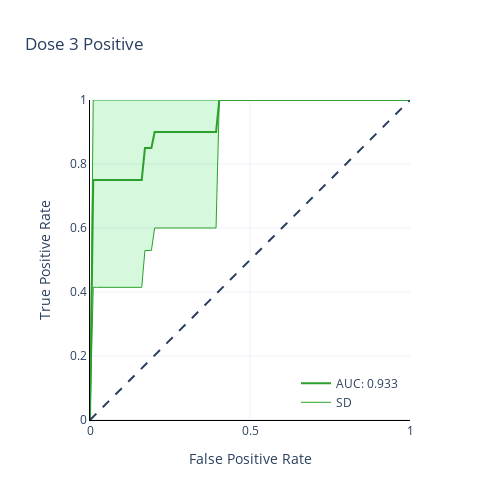

Here is the notebook cell this chart was saved with:
### Code cell
c_line      = '#2ca02c'
c_fill      = 'rgba(52, 219, 82, 0.2)'
c_line_main = '#2ca02c'
c_grid      = 'rgba( 195,189, 199, 0.5)'

fig4 = go.Figure([
    go.Scatter(
        x          = fpr_mean,
        y          = tpr_upper_d3_p,
        line       = dict(color=c_line, width=1),
        hoverinfo  = "skip",
        showlegend = True,
        name       = 'SD'),
    go.Scatter(
        x          = fpr_mean,
        y          = tpr_lower_d3_p,
        fill       = 'tonexty',
        fillcolor  = c_fill,
        line       = dict(color=c_line, width=1),
        hoverinfo  = "skip",
        showlegend = False,
        name       = 'lower'),
    go.Scatter(
        x          = fpr_mean,
        y          = tpr_mean_d3_p,
        line       = dict(color=c_line_main, width=2),
        hoverinfo  = "skip",
        showlegend = True,
        name       = 'AUC: 0.933')
]
)
fig4.add_shape(
    type ='line', 
    line =dict(dash='dash'),
    x0=0, x1=1, y0=0, y1=1
)
fig4.update_layout(
    template    = 'plotly_white', 
    title_x     = 0.5,
    title = "Dose 3 Positive",
    xaxis_title = "False Positive Rate",
    yaxis_title = "True Positive Rate",
    width       = 500,
    height      = 500,
    legend      = dict(
        yanchor="bottom", 
        xanchor="right", 
        x=0.95,
        y=0.01,
    )
)
fig4.update_yaxes(
    range       = [0, 1],
    scaleanchor = "x", 
    scaleratio  = 1,
    linecolor   = 'black')
fig4.update_xaxes(
    range       = [0, 1],
    constrain   = 'domain',
    linecolor   = 'black')
fig4.write_image("fig_ml_D.svg")
fig4

### Figure 1 — Plotly figure (JSON) as saved in the notebook; plotly's stock layout.template omitted (floating-point values rounded to 4 significant figures)
{"data": [{"hoverinfo": "skip", "line": {"color": "#2ca02c", "width": 1}, "name": "SD", "showlegend": true, "type": "scatter", "x": [0, 0.0101, 0.0202, 0.0303, 0.0404, 0.05051, 0.06061, 0.07071, 0.08081, 0.09091, 0.101, 0.1111, 0.1212, 0.1313, 0.1414, 0.1515, 0.1616, 0.1717, 0.1818, 0.1919, 0.202, 0.2121, 0.2222, 0.2323, 0.2424, 0.2525, 0.2626, 0.2727, 0.2828, 0.2929, 0.303, 0.3131, 0.3232, 0.3333, 0.3434, 0.3535, 0.3636, 0.3737, 0.3838, 0.3939, 0.404, 0.4141, 0.4242, 0.4343, 0.4444, 0.4545, 0.4646, 0.4747, 0.4848, 0.4949, 0.5051, 0.5152, 0.5253, 0.5354, 0.5455, 0.5556, 0.5657, 0.5758, 0.5859, 0.596, 0.6061, 0.6162, 0.6263, 0.6364, 0.6465, 0.6566, 0.6667, 0.6768, 0.6869, 0.697, 0.7071, 0.7172, 0.7273, 0.7374, 0.7475, 0.7576, 0.7677, 0.7778, 0.7879, 0.798, 0.8081, 0.8182, 0.8283, 0.8384, 0.8485, 0.8586, 0.8687, 0.8788, 0.8889, 0.899, 0.9091, 0.9192, 0.9293, 0.9394, 0.9495, 0.9596, 0.9697, 0.9798, 0.9899, 1], "y": [0, 1, 1, 1, 1, 1, 1, 1, 1, 1, 1, 1, 1, 1, 1, 1, 1, 1, 1, 1, 1, 1, 1, 1, 1, 1, 1, 1, 1, 1, 1, 1, 1, 1, 1, 1, 1, 1, 1, 1, 1, 1, 1, 1, 1, 1, 1, 1, 1, 1, 1, 1, 1, 1, 1, 1, 1, 1, 1, 1, 1, 1, 1, 1, 1, 1, 1, 1, 1, 1, 1, 1, 1, 1, 1, 1, 1, 1, 1, 1, 1, 1, 1, 1, 1, 1, 1, 1, 1, 1, 1, 1, 1, 1, 1, 1, 1, 1, 1, 1]}, {"fill": "tonexty", "fillcolor": "rgba(52, 219, 82, 0.2)", "hoverinfo": "skip", "line": {"color": "#2ca02c", "width": 1}, "name": "lower", "showlegend": false, "type": "scatter", "x": [0, 0.0101, 0.0202, 0.0303, 0.0404, 0.05051, 0.06061, 0.07071, 0.08081, 0.09091, 0.101, 0.1111, 0.1212, 0.1313, 0.1414, 0.1515, 0.1616, 0.1717, 0.1818, 0.1919, 0.202, 0.2121, 0.2222, 0.2323, 0.2424, 0.2525, 0.2626, 0.2727, 0.2828, 0.2929, 0.303, 0.3131, 0.3232, 0.3333, 0.3434, 0.3535, 0.3636, 0.3737, 0.3838, 0.3939, 0.404, 0.4141, 0.4242, 0.4343, 0.4444, 0.4545, 0.4646, 0.4747, 0.4848, 0.4949, 0.5051, 0.5152, 0.5253, 0.5354, 0.5455, 0.5556, 0.5657, 0.5758, 0.5859, 0.596, 0.6061, 0.6162, 0.6263, 0.6364, 0.6465, 0.6566, 0.6667, 0.6768, 0.6869, 0.697, 0.7071, 0.7172, 0.7273, 0.7374, 0.7475, 0.7576, 0.7677, 0.7778, 0.7879, 0.798, 0.8081, 0.8182, 0.8283, 0.8384, 0.8485, 0.8586, 0.8687, 0.8788, 0.8889, 0.899, 0.9091, 0.9192, 0.9293, 0.9394, 0.9495, 0.9596, 0.9697, 0.9798, 0.9899, 1], "y": [0, 0.4146, 0.4146, 0.4146, 0.4146, 0.4146, 0.4146, 0.4146, 0.4146, 0.4146, 0.4146, 0.4146, 0.4146, 0.4146, 0.4146, 0.4146, 0.4146, 0.5298, 0.5298, 0.5298, 0.6, 0.6, 0.6, 0.6, 0.6, 0.6, 0.6, 0.6, 0.6, 0.6, 0.6, 0.6, 0.6, 0.6, 0.6, 0.6, 0.6, 0.6, 0.6, 0.6, 1, 1, 1, 1, 1, 1, 1, 1, 1, 1, 1, 1, 1, 1, 1, 1, 1, 1, 1, 1, 1, 1, 1, 1, 1, 1, 1, 1, 1, 1, 1, 1, 1, 1, 1, 1, 1, 1, 1, 1, 1, 1, 1, 1, 1, 1, 1, 1, 1, 1, 1, 1, 1, 1, 1, 1, 1, 1, 1, 1]}, {"hoverinfo": "skip", "line": {"color": "#2ca02c", "width": 2}, "name": "AUC: 0.933", "showlegend": true, "type": "scatter", "x": [0, 0.0101, 0.0202, 0.0303, 0.0404, 0.05051, 0.06061, 0.07071, 0.08081, 0.09091, 0.101, 0.1111, 0.1212, 0.1313, 0.1414, 0.1515, 0.1616, 0.1717, 0.1818, 0.1919, 0.202, 0.2121, 0.2222, 0.2323, 0.2424, 0.2525, 0.2626, 0.2727, 0.2828, 0.2929, 0.303, 0.3131, 0.3232, 0.3333, 0.3434, 0.3535, 0.3636, 0.3737, 0.3838, 0.3939, 0.404, 0.4141, 0.4242, 0.4343, 0.4444, 0.4545, 0.4646, 0.4747, 0.4848, 0.4949, 0.5051, 0.5152, 0.5253, 0.5354, 0.5455, 0.5556, 0.5657, 0.5758, 0.5859, 0.596, 0.6061, 0.6162, 0.6263, 0.6364, 0.6465, 0.6566, 0.6667, 0.6768, 0.6869, 0.697, 0.7071, 0.7172, 0.7273, 0.7374, 0.7475, 0.7576, 0.7677, 0.7778, 0.7879, 0.798, 0.8081, 0.8182, 0.8283, 0.8384, 0.8485, 0.8586, 0.8687, 0.8788, 0.8889, 0.899, 0.9091, 0.9192, 0.9293, 0.9394, 0.9495, 0.9596, 0.9697, 0.9798, 0.9899, 1], "y": [0, 0.75, 0.75, 0.75, 0.75, 0.75, 0.75, 0.75, 0.75, 0.75, 0.75, 0.75, 0.75, 0.75, 0.75, 0.75, 0.75, 0.85, 0.85, 0.85, 0.9, 0.9, 0.9, 0.9, 0.9, 0.9, 0.9, 0.9, 0.9, 0.9, 0.9, 0.9, 0.9, 0.9, 0.9, 0.9, 0.9, 0.9, 0.9, 0.9, 1, 1, 1, 1, 1, 1, 1, 1, 1, 1, 1, 1, 1, 1, 1, 1, 1, 1, 1, 1, 1, 1, 1, 1, 1, 1, 1, 1, 1, 1, 1, 1, 1, 1, 1, 1, 1, 1, 1, 1, 1, 1, 1, 1, 1, 1, 1, 1, 1, 1, 1, 1, 1, 1, 1, 1, 1, 1, 1, 1]}], "layout": {"height": 500, "legend": {"x": 0.95, "xanchor": "right", "y": 0.01, "yanchor": "bottom"}, "shapes": [{"line": {"dash": "dash"}, "type": "line", "x0": 0, "x1": 1, "y0": 0, "y1": 1}], "title": {"text": "Dose 3 Positive"}, "width": 500, "xaxis": {"constrain": "domain", "domain": [0.02941, 0.9706], "linecolor": "black", "range": [0, 1], "title": {"text": "False Positive Rate"}, "type": "linear"}, "yaxis": {"domain": [0, 1], "linecolor": "black", "range": [0, 1], "scaleanchor": "x", "scaleratio": 1, "title": {"text": "True Positive Rate"}, "type": "linear"}}}
